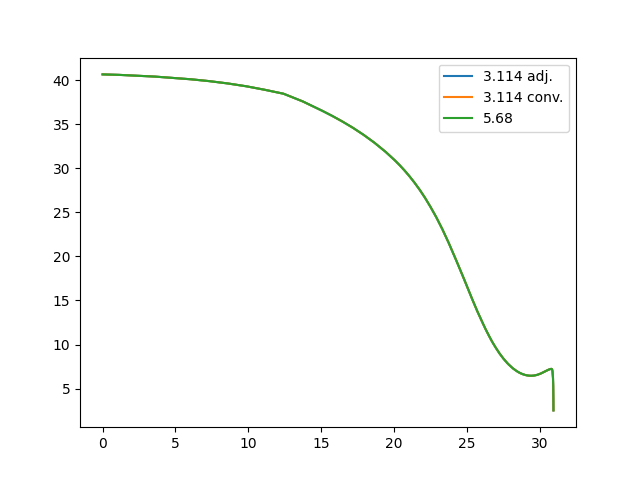

Reproduce this figure in Python.
import numpy as np
import matplotlib.pyplot as plt

rho_3114 = np.genfromtxt("3p114.dat")
rho_568 = np.genfromtxt("5p68.dat")
rho_3114_conv = np.genfromtxt("3p114_conv.dat")

# Scaling energy loss and depth using density
plt.plot(rho_3114[:, 0] / 5.68 * 3.114, rho_3114[:, 3] / 3.114 * 5.68, label="3.114 adj.")
plt.plot(rho_3114_conv[:, 0], rho_3114_conv[:, 3], label="3.114 conv.")
plt.plot(rho_568[:, 0], rho_568[:, 3], label="5.68")

plt.legend()
plt.savefig("validation.png")
plt.show()
